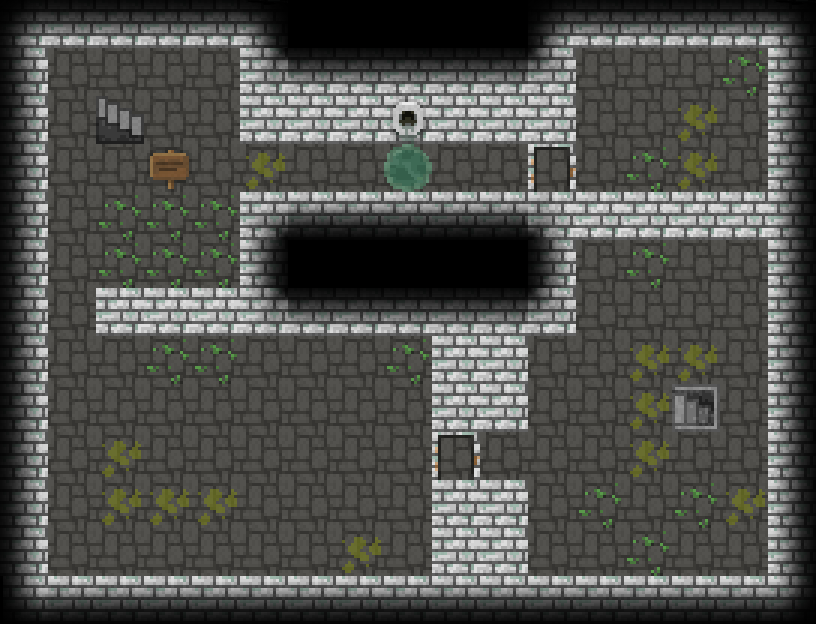

Below is a game level as drawn by its tile map, then a one-line description and the .tmx that defines it (tile-layer data replaced by summaries):
An orthogonal 17x13 tile map with 48x48 px tiles, 2 tile layers (Слой тайлов 1, Слой тайлов 2) and 40 objects (15x grass, 10x solid, 3x chess, 3x bot, 2x doorright, ...).

<map version="1.0" tiledversion="1.0.2" orientation="orthogonal" renderorder="right-down" width="17" height="13" tilewidth="48" tileheight="48" nextobjectid="574">
 <tileset firstgid="1" name="Tileset" tilewidth="48" tileheight="48" tilecount="385" columns="35">
  <image source="image/Tileset.png" width="1683" height="545" />
 </tileset>
 <layer name="Слой тайлов 1" width="17" height="13">
  <data>[221 cells, 221 non-empty, 23 distinct tile ids]</data>
 </layer>
 <objectgroup name="Слой объектов 1">
  <object id="1" name="solid" x="3" y="5" width="45" height="599" />
  <object id="2" name="solid" x="46" y="8" width="820" height="39" />
  <object id="4" name="solid" x="47" y="575" width="805" height="49" />
  <object id="5" name="solid" x="767" y="46" width="54" height="528" />
  <object id="6" name="grass" x="144" y="240" width="48" height="48" />
  <object id="7" name="grass" x="96" y="192" width="48" height="48" />
  <object id="8" name="grass" x="144" y="192" width="48" height="48" />
  <object id="10" name="grass" x="192" y="192" width="48" height="48" />
  <object id="11" name="grass" x="192" y="240" width="48" height="48" />
  <object id="12" name="grass" x="96" y="240" width="48" height="48" />
  <object id="14" name="solid" x="239" y="48" width="337" height="96" />
  <object id="15" name="solid" x="240" y="192" width="336" height="144" />
  <object id="17" name="solid" x="96" y="288" width="144" height="48" />
  <object id="19" name="plate" x="167.334" y="160.555" width="1.68889" height="1.57778" />
  <object id="22" name="doorright" x="528" y="144" width="48" height="48" />
  <object id="23" name="door" x="48" y="288" width="48" height="48" />
  <object id="28" name="grass" x="144" y="336" width="48" height="48" />
  <object id="29" name="grass" x="192" y="336" width="48" height="48" />
  <object id="511" name="opendoor" x="498" y="157" width="26" height="26" />
  <object id="522" name="chess" x="292" y="339" width="48" height="48" />
  <object id="523" name="grass" x="384" y="337" width="48" height="48" />
  <object id="524" name="grass" x="624" y="527" width="48" height="48" />
  <object id="525" name="grass" x="576" y="480" width="48" height="48" />
  <object id="526" name="grass" x="672" y="480" width="48" height="48" />
  <object id="527" name="grass" x="624" y="240" width="48" height="48" />
  <object id="528" name="grass" x="624" y="144" width="48" height="48" />
  <object id="529" name="grass" x="720" y="48" width="48" height="48" />
  <object id="530" name="chess" x="545" y="338" width="48" height="48" />
  <object id="531" name="opendoor" x="59" y="256" width="26" height="26" />
  <object id="532" name="chess" x="581" y="51" width="48" height="48" />
  <object id="533" name="solid" x="576" y="192" width="191" height="47" />
  <object id="538" name="doorright" x="432" y="432.5" width="48" height="48" />
  <object id="542" name="solid" x="432" y="336" width="96" height="95.25" />
  <object id="544" name="solid" x="432" y="480.75" width="96" height="94.25" />
  <object id="553" name="bottle" x="660" y="82.5" width="43" height="43" />
  <object id="562" name="nextlvl" x="673.333" y="388.667" width="41.6667" height="38" />
  <object id="564" name="bot" x="722" y="152.667" width="35.3333" height="31.3333" />
  <object id="565" name="bot" x="684.667" y="251.333" width="36" height="35.3333" />
  <object id="569" name="bot" x="310.667" y="512.667" width="38" height="34" />
  <object id="571" name="spawn" x="143.333" y="95.3333" width="48.6667" height="46.6667" />
 </objectgroup>
 <layer name="Слой тайлов 2" width="17" height="13">
  <data>[221 cells, 4 non-empty, 2 distinct tile ids]</data>
 </layer>
</map>